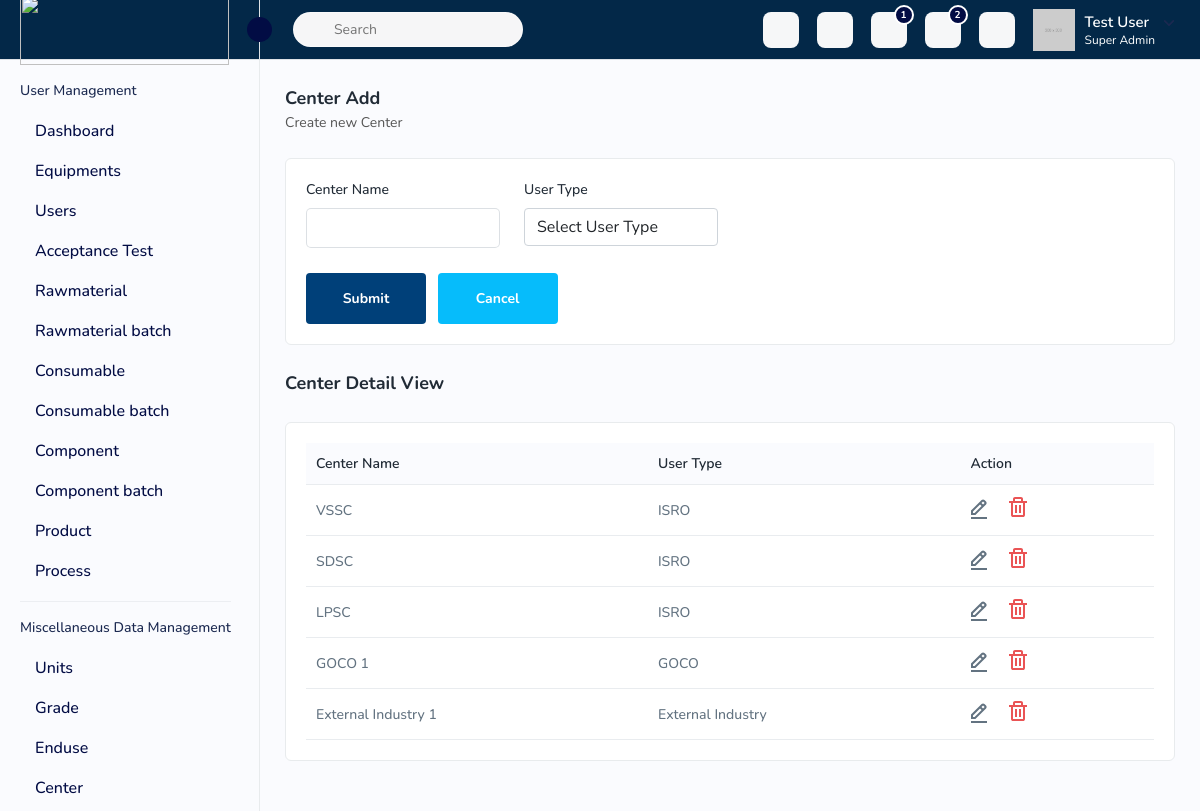
The app's page /centers/ with its own data.
### qdpc_core_models/models/center.py (models this page shows, shortened)
class Center(models.Model):
    id = models.AutoField(primary_key=True)
    user_type = models.ForeignKey(UserType, on_delete=models.CASCADE)  # Link to Center
    name = models.CharField(max_length=255,unique=True)

### qdpc_core_models/models/user_type.py (models this page shows)
class UserType(models.Model):
    id = models.AutoField(primary_key=True)
    name = models.CharField(max_length=255)
    def __str__(self):
        return self.name

### qdpc/views/center.py (the view, shortened to what this page needs)
# urls.py: path('centers/', CenterListView.as_view(), name='center-list'),
class CenterListView(BaseModelViewSet):
    def get(self, request, format=None):
        centers = Center.objects.all()
        user_types = self.get_all_obj(UserType)
        serializer = CenterSerializer(centers, many=True)
        context = {
            'centers': serializer.data,
            'user_types': user_types
        }
        print(context)
        return render(request, 'center.html', context)

### product/serializers/div_center_serializers.py (called while the page is built)
    def get_usertype_name(self,obj):
        return obj.user_type.name

### qdpc/core/modelviewset.py (called while the page is built)
    def get_all_obj(self,model_name,*args, **kwargs):
        queryset=model_name.objects.all()
        return queryset

### templates/center.html (shortened to what this page needs)
{% extends 'index.html' %}
{% block content %}
{% load static %}
        <div class="page-wrapper">
            <div class="content">
                <div class="page-header">
                    <div class="page-title">
                        <h4>Center Add</h4>
                        <h6>Create new Center</h6>
                    </div>
                </div>
                <div class="card">
                    <div class="card-body">
                        <form id="center-form" method="post">
                            <div class="row">
                                <div class="col-lg-3 col-sm-6 col-12">
                                    <div class="form-group">
                                        <label>Center Name</label>
                                        <input type="text" id="center_name" name="center_name" class="form-control"
                                            required>
                                    </div>
                                </div>
                                <div class="col-lg-3 col-sm-6 col-12">
                                    <div class="form-group">
                                        <label>User Type</label>
                                        <select id="user_type" name="user_type" class="form-control" required>
                                            <option value="">Select User Type</option>
                                        </select>
                                    </div>
                                </div>
                                <div class="col-lg-12">
                                    <button type="submit" id="submit-center-btn"
                                        class="btn btn-submit me-2">Submit</button>
                                    <a href="{% url 'center-list' %}" class="btn btn-cancel">Cancel</a>
                                </div>
                            </div>
                        </form>
                    </div>
                </div>
                <div class="page-header">
                    <div class="page-title">
                        <h4>Center Detail View</h4>
                    </div>
                </div>
                <div class="card">
                    <div class="card-body">
                        <div class="table-responsive">
                            <table class="table datanew">
                                <thead>
                                    <tr>
                                        <th>Center Name</th>
                                        <th>User Type</th>
                                        <th>Action</th>
                                    </tr>
                                </thead>
                                <tbody>
                                    {% if centers %}
                                    {% for center in centers %}
                                    <tr>
                                        <td>{{ center.name }}</td>
                                        <td>{{ center.usertype_name }}</td>
                                        <td>
                                            <a class="me-3" href="#">
                                                <img src="{% static 'assets/img/icons/edit.svg' %}" alt="img">
                                            </a>
                                            <a id="delete-center-btn" data-id="{{ center.id }}"
                                                href="javascript:void(0);">
                                                <img src="{% static 'assets/img/icons/delete.svg' %}" alt="img">
                                            </a>
                                        </td>
                                    </tr>
                                        {% endfor %}
                                    {% endif %}
                                </tbody>
                            </table>
                        </div>
                    </div>
                </div>
            </div>
        </div>
        {% endblock %}

### records on screen
Center: name "VSSC"
UserType: usertype_name "ISRO" "ISRO" "ISRO"
Center: name "SDSC"
Center: name "LPSC"
Center: name "GOCO 1"
UserType: usertype_name "GOCO"
Center: name "External Industry 1"
UserType: usertype_name "External Industry"
